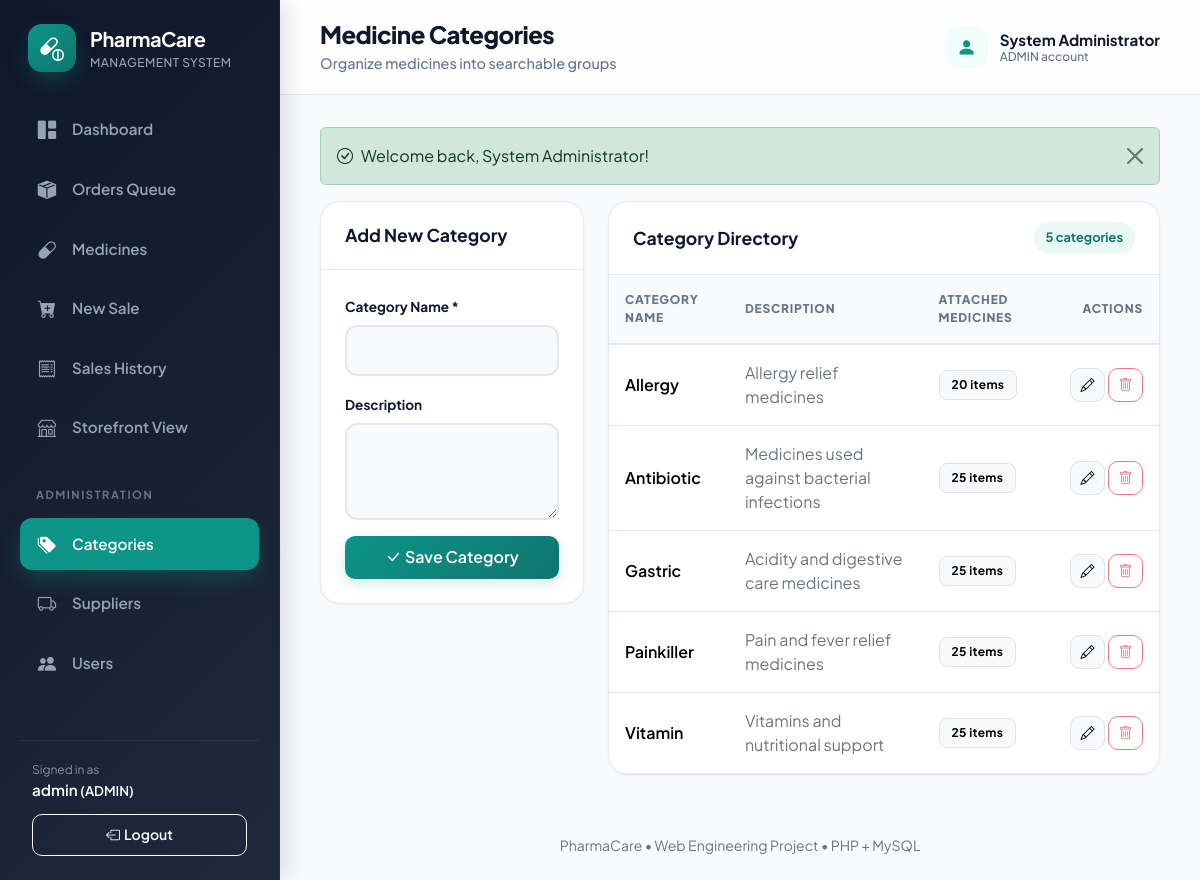
Before: /index.php?page=categories (signed in) with the older database file.
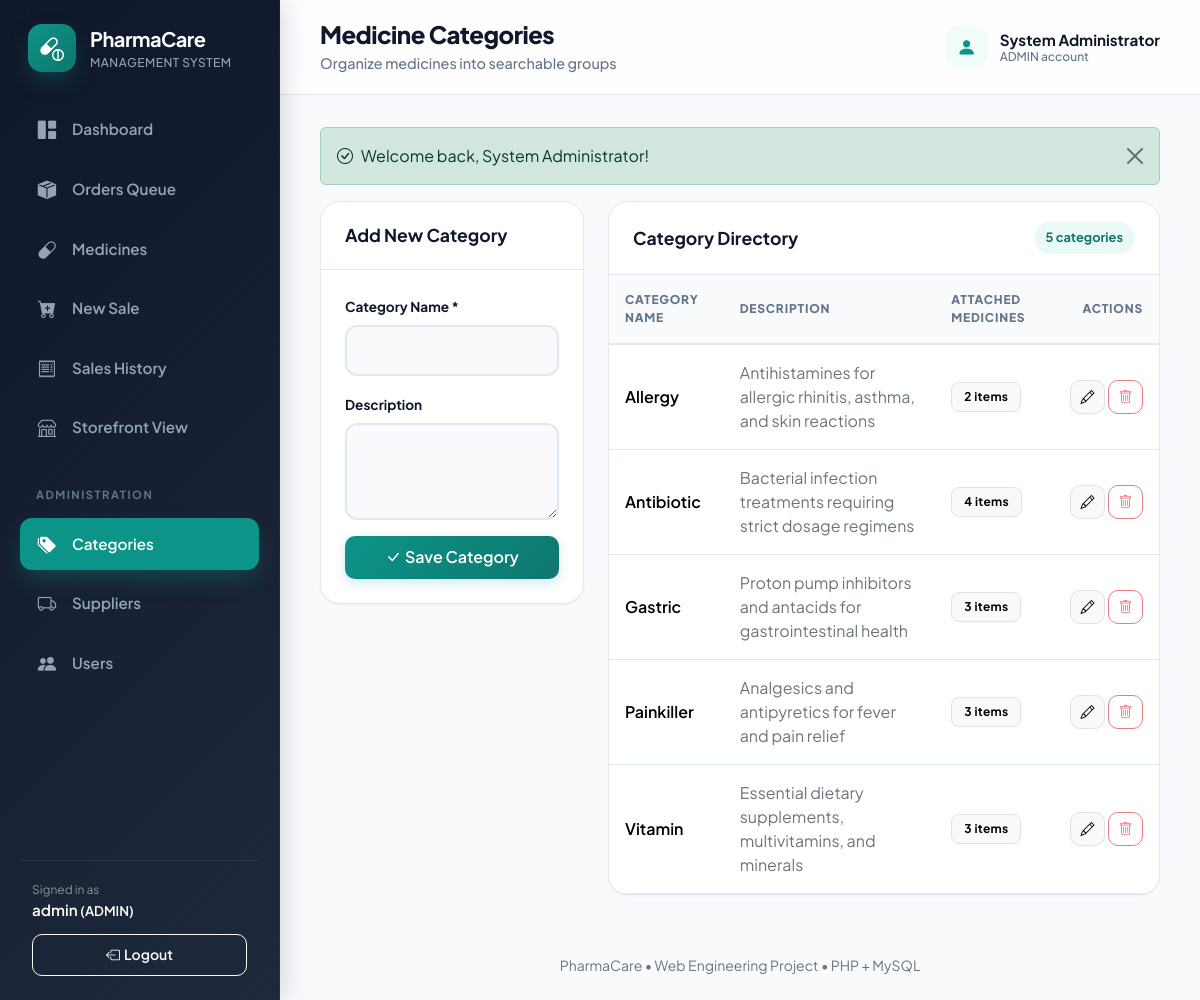
After: the same page with the newer database file.
### tables this page shows
CREATE TABLE app_users (
    id INT AUTO_INCREMENT PRIMARY KEY,
    full_name VARCHAR(100) NOT NULL,
    username VARCHAR(50) NOT NULL UNIQUE,
    email VARCHAR(100) NULL UNIQUE,
    phone VARCHAR(30) NULL,
    address TEXT NULL,
    password VARCHAR(255) NOT NULL,
    role ENUM('ADMIN', 'STAFF', 'CUSTOMER') NOT NULL DEFAULT 'CUSTOMER',
    enabled TINYINT(1) NOT NULL DEFAULT 1,
    created_at DATETIME NOT NULL DEFAULT CURRENT_TIMESTAMP
);

CREATE TABLE categories (
    id INT AUTO_INCREMENT PRIMARY KEY,
    name VARCHAR(50) NOT NULL UNIQUE,
    description VARCHAR(255) NULL,
    created_at DATETIME NOT NULL DEFAULT CURRENT_TIMESTAMP
);

### index.php (called while the page is built, shortened)
<?php
$page = (string)($_GET['page'] ?? (user() && is_customer() ? 'catalog' : 'dashboard'));
require_login();
require __DIR__ . '/includes/header.php';
match ($page) {
    'catalog' => (new \App\Controllers\CatalogController())->index(),
    'cart' => (new \App\Controllers\CartController())->index(),
    'checkout' => (new \App\Controllers\OrderController())->checkout(),
    'order_confirmation' => (new \App\Controllers\OrderController())->confirmation(),
    'orders' => (new \App\Controllers\OrderController())->index(),
    'order_detail' => (new \App\Controllers\OrderController())->show(),
    'my_orders' => (new \App\Controllers\OrderController())->myOrders(),
    default => include __DIR__ . '/pages/' . $page . '.php'
};
require __DIR__ . '/includes/footer.php';

### includes/auth.php (called while the page is built, shortened)
<?php
function user(): ?array
{
    return $_SESSION['user'] ?? null;
}
function is_customer(): bool
{
    return (user()['role'] ?? '') === 'CUSTOMER';
}
function require_login(): void
{
    static $verified = false;
    if ($verified) {
        return;
    }
    $row = fetch_one('SELECT id, full_name, username, role, enabled FROM app_users WHERE id = ?', [user()['id']]);
}

### config/database.php (called while the page is built, shortened)
<?php
function db(): PDO
{
    static $pdo = null;
    if ($pdo === null) {
        $configFile = dirname(__DIR__) . '/config.php';
        $config = file_exists($configFile) ? require $configFile : [];
        $host = (string)($config['db_host'] ?? '127.0.0.1');
        $port = (int)($config['db_port'] ?? 3306);
        $dbname = (string)($config['db_name'] ?? 'pharmacare');
        $user = (string)($config['db_user'] ?? 'root');
        $pass = (string)($config['db_pass'] ?? '');
        $charset = 'utf8mb4';
        $dsn = "mysql:host={$host};port={$port};dbname={$dbname};charset={$charset}";
        $options = [
            PDO::ATTR_ERRMODE => PDO::ERRMODE_EXCEPTION,
            PDO::ATTR_DEFAULT_FETCH_MODE => PDO::FETCH_ASSOC,
            PDO::ATTR_EMULATE_PREPARES => false,
        ];
        try {
            $pdo = new PDO($dsn, $user, $pass, $options);
            $pdo->exec("SET time_zone = '+06:00'");
        } catch (PDOException $e) {
            http_response_code(500);
            die("
            <!doctype html>
            <html lang='en'>
            <head>
                <meta charset='utf-8'>
                <title>Database Connection Issue | PharmaCare</title>
                <style>
                    body { font-family: -apple-system, BlinkMacSystemFont, 'Segoe UI', Roboto, sans-serif; background: #f8fafc; color: #1e293b; padding: 40px 20px; }
                    .card { max-width: 600px; margin: 0 auto; background: #ffffff; border-radius: 12px; border: 1px solid #e2e8f0; padding: 32px; box-shadow: 0 4px 6px -1px rgba(0,0,0,0.05); }
                    h2 { color: #dc2626; margin-top: 0; font-size: 20px; }
                    .alert { background: #fef2f2; border: 1px solid #fee2e2; color: #991b1b; padding: 12px 16px; border-radius: 8px; font-size: 14px; margin-bottom: 20px; }
                    ul { padding-left: 20px; font-size: 14px; line-height: 1.6; }
                    code { background: #f1f5f9; padding: 2px 6px; border-radius: 4px; font-family: monospace; color: #0f172a; }
                </style>
            </head>
            <body>
                <div class='card'>
                    <h2>Database Connection Failed</h2>
                    <div class='alert'>" . htmlspecialchars($e->getMessage(), ENT_QUOTES, 'UTF-8') . "</div>
                    <p>Please check your database credentials in <code>config.php</code>:</p>
                    <ul>
                        <li><strong>Host:</strong> <code>" . htmlspecialchars($host, ENT_QUOTES, 'UTF-8') . "</code></li>
                        <li><strong>Database:</strong> <code>" . htmlspecialchars($dbname, ENT_QUOTES, 'UTF-8') . "</code></li>
                        <li><strong>User:</strong> <code>" . htmlspecialchars($user, ENT_QUOTES, 'UTF-8') . "</code></li>
                    </ul>
                    <p style='font-size: 13px; color: #64748b;'>Ensure MySQL / MariaDB is running and <code>database/pharmacare.sql</code> has been imported.</p>
                </div>
            </body>
            </html>
            ");
        }
    }
    return $pdo;
}

### pages/categories.php (the view, shortened to what this page needs)
<?php
$id = (int)($_GET['edit'] ?? 0);
$edit = $id ? fetch_one('SELECT * FROM categories WHERE id = ?', [$id]) : null;
$categories = fetch_all('SELECT c.*, (SELECT COUNT(*) FROM medicines WHERE category_id = c.id) AS medicines_count FROM categories c ORDER BY c.name');
?>
<div class="row g-4">
    <div class="col-lg-4">
        <div class="card">
            <div class="card-header">
                <strong><?= $edit ? 'Edit Category' : 'Add New Category' ?></strong>
            </div>
            <div class="card-body">
                <form action="actions.php" method="post">
                    <div class="mb-3">
                        <label class="form-label" for="cat_name">Category Name *</label>
                        <input class="form-control" id="cat_name" name="name" value="<?= e($edit['name'] ?? '') ?>" maxlength="80" required>
                    </div>
                    <div class="mb-3">
                        <label for="cat_desc" class="form-label">Description</label>
                        <textarea class="form-control" rows="3" id="cat_desc" name="description" maxlength="255"><?= e($edit['description'] ?? '') ?></textarea>
                    </div>
                    <div class="d-flex gap-2">
                        <button type="submit" class="btn btn-primary flex-grow-1">
                            <i class="bi bi-check-lg me-1"></i>Save Category
                        </button>
                    </div>
                </form>
            </div>
        </div>
    </div>
    <div class="col-lg-8">
        <div class="card">
            <div class="card-header d-flex justify-content-between align-items-center">
                <strong>Category Directory</strong>
                <span class="data-meta"><?= count($categories) ?> categories</span>
            </div>
            <div class="table-responsive">
                <table class="table table-hover">
                    <thead>
                        <tr>
                            <th>Category Name</th>
                            <th>Description</th>
                            <th>Attached Medicines</th>
                            <th class="text-end">Actions</th>
                        </tr>
                    </thead>
                    <tbody>
                        <?php foreach ($categories as $c): ?>
                            <tr>
                                <td class="fw-semibold"><?= e($c['name']) ?></td>
                                <td class="text-secondary"><?= e($c['description'] ?? '—') ?></td>
                                <td>
                                    <span class="badge text-bg-light border"><?= e((string)$c['medicines_count']) ?> items</span>
                                </td>
                                <td class="text-end text-nowrap">
                                    <a href="<?= e(url('categories', ['edit' => $c['id']])) ?>" class="btn btn-sm btn-light border" title="Edit">
                                        <i class="bi bi-pencil"></i>
                                    </a>
                                    <form action="actions.php" method="post" class="d-inline">
                                        <button class="btn btn-sm btn-outline-danger"
                                                title="Delete"
                                                data-confirm="Delete category '<?= e($c['name']) ?>'?"
                                                <?= $c['medicines_count'] ? 'disabled title="Cannot delete: attached to active medicines"' : '' ?>>
                                            <i class="bi bi-trash"></i>
                                        </button>
                                    </form>
                                </td>
                            </tr>
                        <?php endforeach; ?>
                    </tbody>
                </table>
            </div>
        </div>
    </div>
</div>

### includes/header.php (shortened to what this page needs)
<?php
$active = match($page) {
    'medicine_form' => 'medicines',
    'invoice' => 'sales',
    'sale_form' => 'sale_form',
    'order_detail' => (is_customer() ? 'my_orders' : 'orders'),
    default => $page
};
$heading = page_title($page);
$subtitles = [
 'dashboard' => 'Current pharmacy stock and sales overview',
 'orders' => 'Fulfill customer orders, review prescriptions, and manage dispatch queue',
 'order_detail' => 'Review order items, verify doctor prescriptions, and manage status transitions',
 'my_orders' => 'Track your active orders and review previous medication orders',
 'medicines' => 'Search stock, prices, batch and expiry information',
 'medicine_form' => 'Enter medicine, stock, price and expiry details',
 'sale_form' => 'Select medicines and generate an invoice',
 'sales' => 'Review completed sales and print invoices',
 'invoice' => 'Printable receipt for the completed sale',
 'categories' => 'Organize medicines into searchable groups',
 'suppliers' => 'Manage supplier and contact information',
 'users' => 'Create staff accounts and control access',
 'catalog' => 'Browse, search, and order available medicines online',
 'cart' => 'Review selected medicines and adjust quantities',
 'checkout' => 'Provide delivery address and confirm your order',
 'order_confirmation' => 'Order placed successfully and queued for dispensary review',
 'profile' => 'Manage your customer profile and delivery address',
 'register' => 'Create a customer account to order medicines online'
];
if (!user()) {
    $links = [
        ['catalog', 'capsule-pill', 'Browse Medicines', 'catalog'],
    ];
    $brandUrl = url('catalog');
    $brandSubtitle = 'Online Storefront';
} else {
    $pendingOrdersCount = 0;
    try {
        $pendingOrdersCount = (int)scalar("SELECT COUNT(*) FROM orders WHERE order_status IN ('PENDING', 'CONFIRMED')");
    } catch (Throwable $e) {}
    $ordersBadge = $pendingOrdersCount > 0 ? ' (' . $pendingOrdersCount . ')' : '';
    $links = [
        ['dashboard','grid-1x2-fill','Dashboard','dashboard'],
        ['orders','box-seam-fill','Orders Queue' . $ordersBadge,'orders'],
        ['medicines','capsule','Medicines','medicines'],
        ['sale_form','cart-plus-fill','New Sale','sale_form'],
        ['sales','receipt','Sales History','sales'],
        ['catalog','shop','Storefront View','catalog'],
    ];
    if (is_admin()) {
        $links[] = ['section', '', 'Administration', ''];
        $links[] = ['categories', 'tags-fill','Categories','categories'];
        $links[] = ['suppliers','truck','Suppliers','suppliers'];
        $links[] = ['users','people-fill','Users','users'];
    }
    $brandUrl = url('dashboard');
    $brandSubtitle = 'Management System';
}
?>
<!doctype html><html lang="en"><head>
<link href="https://cdn.jsdelivr.net/npm/bootstrap@5.3.3/dist/css/bootstrap.min.css" rel="stylesheet">
<link href="https://cdn.jsdelivr.net/npm/bootstrap-icons@1.11.3/font/bootstrap-icons.min.css" rel="stylesheet">
<link rel="stylesheet" href="assets/css/app.css"></head><body>
<aside class="app-sidebar">
 <a class="brand" href="<?=e($brandUrl)?>"><span class="brand-mark"><i class="bi bi-capsule-pill"></i></span><span><strong>PharmaCare</strong><small><?=e($brandSubtitle)?></small></span></a>
 <nav class="sidebar-nav">
 <?php foreach ($links as [$dest, $icon, $label, $selected]): ?>
 <?php if ($dest === 'section'): ?><div class="nav-section"><?=e($label)?></div>
 <?php else: ?><a class="<?=($active === $selected ? 'active' : '')?>" href="<?=e(url($dest))?>"><i class="bi bi-<?=e($icon)?>"></i><span><?=e($label)?></span></a><?php endif; ?>
 <?php endforeach; ?>
 </nav>
 <?php if (user()): ?>
  <div class="sidebar-footer">
   <div class="small text-white-50">Signed in as</div>
   <div class="fw-semibold text-white text-truncate"><?=e(user()['username'])?> <small>(<?=e(user()['role'])?>)</small></div>
   <form method="post" action="actions.php"><input type="hidden" name="action" value="logout"><?=csrf_field()?><button class="btn btn-sm btn-outline-light w-100" type="submit"><i class="bi bi-box-arrow-left me-1"></i><span>Logout</span></button></form>
  </div>
 <?php endif; ?>
</aside>
<div class="app-main">
 <header class="app-topbar">
  <div class="d-flex align-items-center gap-3">
   <div><h1><?=e($heading)?></h1><p><?=e($subtitles[$page]??'PharmaCare Management System')?></p></div>
  </div>
  <?php if (user()): ?>
   <div class="d-flex align-items-center gap-2">
    <div class="topbar-user"><span class="avatar"><i class="bi bi-person-fill"></i></span><span><strong><?=e(user()['full_name'])?></strong><small><?=e(user()['role'])?> account</small></span></div>
   </div>
  <?php endif; ?>
 </header>
 <main class="content">
 <?php show_flashes(); ?>

### includes/functions.php (shortened to what this page needs)
<?php
function e(mixed $value): string { return htmlspecialchars((string)($value ?? ''), ENT_QUOTES | ENT_SUBSTITUTE, 'UTF-8'); }
function url(string $page = 'dashboard', array $params = []): string { return 'index.php?' . http_build_query(['page' => $page] + $params); }
function fetch_all(string $sql, array $params = []): array { $stmt = db()->prepare($sql); $stmt->execute($params); return $stmt->fetchAll(); }
function fetch_one(string $sql, array $params = []): ?array { $stmt = db()->prepare($sql); $stmt->execute($params); $data = $stmt->fetch(); return $data ?: null; }
function show_flashes(): void {
    foreach ($_SESSION['_flash'] ?? [] as $f) {
        $kind = $f['type'] === 'success' ? 'success' : 'danger';
        echo '<div class="alert alert-' . $kind . ' alert-dismissible fade show" role="alert"><i class="bi bi-' . ($kind === 'success' ? 'check-circle' : 'exclamation-triangle') . ' me-2"></i>' . e($f['text']) . '<button type="button" class="btn-close" data-bs-dismiss="alert" aria-label="Close"></button></div>';
    }
}
function page_title(string $page): string { return [
    'dashboard' => 'Dashboard', 'medicines' => 'Medicine Inventory', 'medicine_form' => 'Medicine Details',
    'sales' => 'Sales History', 'sale_form' => 'Create New Sale', 'invoice' => 'Sales Invoice',
    'categories' => 'Medicine Categories', 'suppliers' => 'Suppliers', 'users' => 'User Management',
    'register' => 'Customer Registration', 'catalog' => 'Medicine Catalog', 'profile' => 'My Account Profile',
    'cart' => 'Shopping Cart', 'checkout' => 'Order Checkout', 'order_confirmation' => 'Order Confirmation',
    'orders' => 'Orders Queue', 'order_detail' => 'Order Details', 'my_orders' => 'My Orders'
][$page] ?? 'PharmaCare'; }

### includes/footer.php (shortened to what this page needs)
 </main>
 <footer class="px-4 pb-4 text-center text-secondary small no-print">PharmaCare &bull; Web Engineering Project &bull; PHP + MySQL</footer>
</div>
</body></html>

Changed rows visible on the page:
changed categories "Allergy": description "Allergy relief medicines" → "Antihistamines for allergic rhinitis, asthma, and skin reactions"; medicines_count "20" → "2"
changed categories "Antibiotic": description "Medicines used against bacterial infections" → "Bacterial infection treatments requiring strict dosage regimens"; medicines_count "25" → "4"
changed categories "Gastric": description "Acidity and digestive care medicines" → "Proton pump inhibitors and antacids for gastrointestinal health"; medicines_count "25" → "3"
changed categories "Painkiller": description "Pain and fever relief medicines" → "Analgesics and antipyretics for fever and pain relief"; medicines_count "25" → "3"
changed categories "Vitamin": description "Vitamins and nutritional support" → "Essential dietary supplements, multivitamins, and minerals"; medicines_count "25" → "3"
